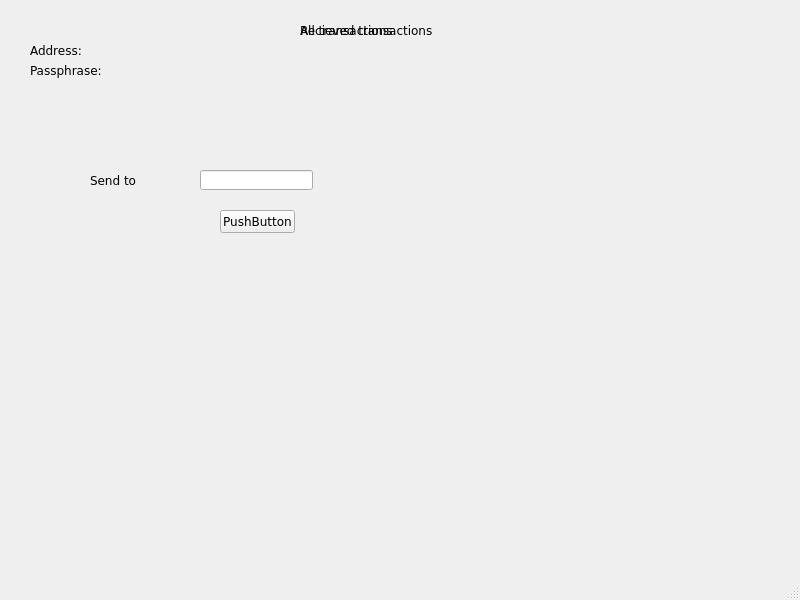
<?xml version="1.0" encoding="UTF-8"?>
<ui version="4.0">
 <class>MainWindow</class>
 <widget class="QMainWindow" name="MainWindow">
  <property name="geometry">
   <rect>
    <x>0</x>
    <y>0</y>
    <width>800</width>
    <height>600</height>
   </rect>
  </property>
  <property name="font">
   <font>
    <family>Verdana</family>
   </font>
  </property>
  <property name="windowTitle">
   <string>MainWindow</string>
  </property>
  <widget class="QWidget" name="centralwidget">
   <widget class="QWidget" name="sendWidget" native="true">
    <property name="enabled">
     <bool>true</bool>
    </property>
    <property name="geometry">
     <rect>
      <x>0</x>
      <y>0</y>
      <width>800</width>
      <height>600</height>
     </rect>
    </property>
    <widget class="QLineEdit" name="lineEdit">
     <property name="geometry">
      <rect>
       <x>200</x>
       <y>170</y>
       <width>113</width>
       <height>20</height>
      </rect>
     </property>
     <property name="text">
      <string/>
     </property>
    </widget>
    <widget class="QPushButton" name="pushButton">
     <property name="geometry">
      <rect>
       <x>220</x>
       <y>210</y>
       <width>75</width>
       <height>23</height>
      </rect>
     </property>
     <property name="text">
      <string>PushButton</string>
     </property>
    </widget>
    <widget class="QLabel" name="label">
     <property name="geometry">
      <rect>
       <x>90</x>
       <y>170</y>
       <width>60</width>
       <height>20</height>
      </rect>
     </property>
     <property name="text">
      <string>Send to</string>
     </property>
    </widget>
   </widget>
   <widget class="QWidget" name="mainWidget" native="true">
    <property name="enabled">
     <bool>true</bool>
    </property>
    <property name="geometry">
     <rect>
      <x>0</x>
      <y>0</y>
      <width>800</width>
      <height>600</height>
     </rect>
    </property>
    <widget class="QLabel" name="addresslabel">
     <property name="geometry">
      <rect>
       <x>30</x>
       <y>40</y>
       <width>60</width>
       <height>20</height>
      </rect>
     </property>
     <property name="sizePolicy">
      <sizepolicy hsizetype="Fixed" vsizetype="Fixed">
       <horstretch>0</horstretch>
       <verstretch>0</verstretch>
      </sizepolicy>
     </property>
     <property name="text">
      <string>Address:</string>
     </property>
    </widget>
    <widget class="QLabel" name="walletAddressLabel">
     <property name="geometry">
      <rect>
       <x>100</x>
       <y>40</y>
       <width>250</width>
       <height>20</height>
      </rect>
     </property>
     <property name="sizePolicy">
      <sizepolicy hsizetype="Fixed" vsizetype="Fixed">
       <horstretch>0</horstretch>
       <verstretch>0</verstretch>
      </sizepolicy>
     </property>
     <property name="text">
      <string/>
     </property>
    </widget>
    <widget class="QLabel" name="keylabel">
     <property name="geometry">
      <rect>
       <x>30</x>
       <y>60</y>
       <width>100</width>
       <height>20</height>
      </rect>
     </property>
     <property name="text">
      <string>Passphrase:</string>
     </property>
    </widget>
    <widget class="QLabel" name="walletKeyLabel">
     <property name="geometry">
      <rect>
       <x>120</x>
       <y>60</y>
       <width>250</width>
       <height>20</height>
      </rect>
     </property>
     <property name="text">
      <string/>
     </property>
    </widget>
   </widget>
   <widget class="QWidget" name="recieveWidget" native="true">
    <property name="enabled">
     <bool>true</bool>
    </property>
    <property name="geometry">
     <rect>
      <x>0</x>
      <y>0</y>
      <width>800</width>
      <height>600</height>
     </rect>
    </property>
    <widget class="QLabel" name="label_2">
     <property name="geometry">
      <rect>
       <x>300</x>
       <y>20</y>
       <width>150</width>
       <height>20</height>
      </rect>
     </property>
     <property name="sizePolicy">
      <sizepolicy hsizetype="Preferred" vsizetype="Preferred">
       <horstretch>0</horstretch>
       <verstretch>0</verstretch>
      </sizepolicy>
     </property>
     <property name="text">
      <string>Recieved transactions</string>
     </property>
    </widget>
   </widget>
   <widget class="QWidget" name="transactionsWidget" native="true">
    <property name="enabled">
     <bool>true</bool>
    </property>
    <property name="geometry">
     <rect>
      <x>0</x>
      <y>0</y>
      <width>800</width>
      <height>600</height>
     </rect>
    </property>
    <widget class="QLabel" name="label_4">
     <property name="geometry">
      <rect>
       <x>300</x>
       <y>20</y>
       <width>150</width>
       <height>20</height>
      </rect>
     </property>
     <property name="text">
      <string>All transactions</string>
     </property>
    </widget>
   </widget>
  </widget>
  <widget class="QStatusBar" name="statusbar"/>
  <widget class="QMenuBar" name="menubar">
   <property name="geometry">
    <rect>
     <x>0</x>
     <y>0</y>
     <width>800</width>
     <height>20</height>
    </rect>
   </property>
  </widget>
 </widget>
 <resources/>
 <connections/>
</ui>
